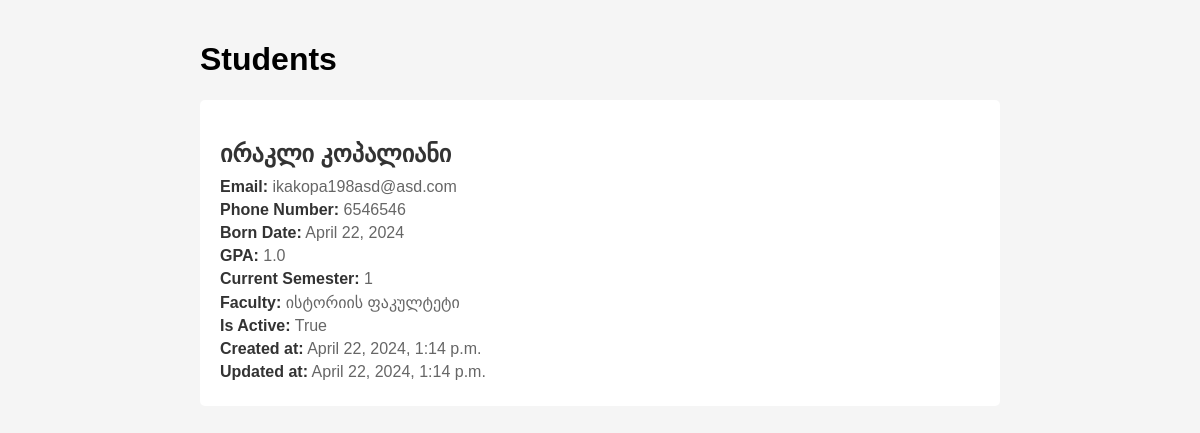
The app's page /students/1/ with its own data.
### management/models/student.py (models this page shows, shortened)
class Student(models.Model):
    first_name = models.CharField(max_length=255, verbose_name=_('First Name'))
    last_name = models.CharField(max_length=255, verbose_name=_('Last Name'))
    email = models.EmailField(verbose_name=_('Email'), blank=True)
    phone_number = models.CharField(max_length=255, verbose_name=_('Phone Number'), default=None)
    born_date = models.DateField(verbose_name=_('Born Date'))
    gpa = models.FloatField(
        verbose_name='GPA',
        validators=[MinValueValidator(0.0), MaxValueValidator(4.0)]
    )
    current_semester = models.IntegerField(verbose_name=_('Current Semester'), choices=choices.SEMESTER_CHOICES, default=0)
    faculty = models.ForeignKey('management.Faculty', on_delete=models.CASCADE, verbose_name=_('Faculty'), default=None)
    is_active = models.BooleanField(default=True)
    created_at = models.DateTimeField(auto_now_add=True)
    updated_at = models.DateTimeField(auto_now=True)
    class Meta:
        db_table = 'student'
        verbose_name = _('Student')
        verbose_name_plural = _('Students')

### management/models/faculty.py (models this page shows, shortened)
class Faculty(models.Model):
    title = models.CharField(max_length=255, verbose_name='Title')
    founded_date = models.DateField(verbose_name='Founded Date')
    description = models.TextField(verbose_name='Description')
    email = models.EmailField(verbose_name='Email', blank=True)
    created_at = models.DateTimeField(auto_now_add=True)
    updated_at = models.DateTimeField(auto_now=True)
    class Meta:
        db_table = 'faculty'
        verbose_name = 'Faculty'
        verbose_name_plural = 'Faculties'
    def __str__(self):
        return self.title

### management/views/views.py (the view)
# urls.py: path('students/<int:pk>/', get_student, name='get_student'),
def get_student(request, pk):
    student = get_object_or_404(Student, id=pk)
    return render(request, 'management/student_index.html', {'students': [student]})

### management/templates/management/student_index.html (shortened to what this page needs)
<!DOCTYPE html>
<html lang="en">
<head>
</head>
<body>
    <div class="container">
        <h1>Students</h1>
        <div class="student-list">
            {% for student in students %}
            <div class="student">
                <h2>{{ student.first_name }} {{ student.last_name }}</h2>
                <p><strong>Email:</strong> {{ student.email }}</p>
                <p><strong>Phone Number:</strong> {{ student.phone_number }}</p>
                <p><strong>Born Date:</strong> {{ student.born_date }}</p>
                <p><strong>GPA:</strong> {{ student.gpa }}</p>
                <p><strong>Current Semester:</strong> {{ student.current_semester }}</p>
                <p><strong>Faculty:</strong> {{ student.faculty }}</p>
                <p><strong>Is Active:</strong> {{ student.is_active }}</p>
                <p><strong>Created at:</strong> {{ student.created_at }}</p>
                <p><strong>Updated at:</strong> {{ student.updated_at }}</p>
            </div>
            {% endfor %}
        </div>
    </div>
</body>
</html>

### management/templates/management/student_index.html (style rules this page uses)
body { font-family: Arial, sans-serif; margin: 0; padding: 0; background-color: #f5f5f5; }
.container { max-width: 800px; margin: 0 auto; padding: 20px; }
.student { background-color: #fff; border-radius: 5px; padding: 20px; margin-bottom: 20px; }
.student h2 { color: #333; font-size: 24px; margin-bottom: 10px; }
.student p { color: #666; margin: 5px 0; }
.student p strong { color: #333; }

### records on screen
Student: first_name "ირაკლი", last_name "კოპალიანი", email "ikakopa198asd@asd.com", phone_number "6546546", born_date "April 22, 2024", gpa "1.0", current_semester "1", faculty "ისტორიის ფაკულტეტი", is_active "True", created_at "April 22, 2024, 1:14 p.m.", updated_at "April 22, 2024, 1:14 p.m."
